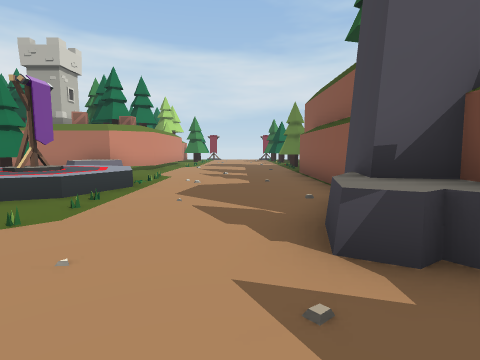
[1] (above)

24 first-person views from a walk through a scene from a Unity 3-D project. The camera is 1.5 m above the floor, tilts 6° down and sees 80° across. The floor is counted in squares, 2 m on a side. Each view is taken from the middle of a square. On the plan, view 1 faces up. The plan holds only what a view shows up to about 10 squares ahead; the rest is blank. The place goes on beyond the plan.

[2]
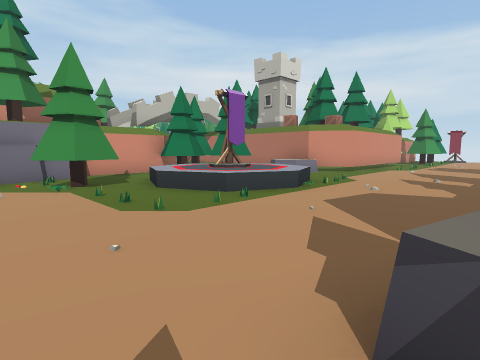

[3]
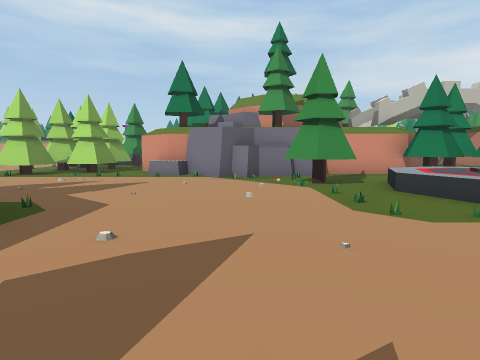

[4]
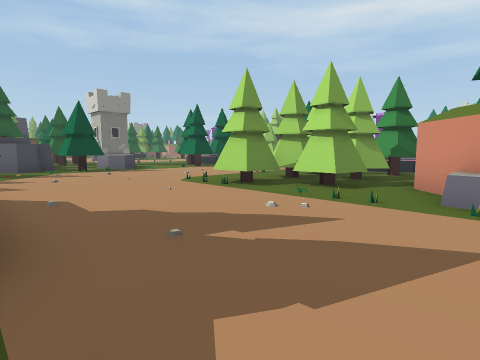

[5]
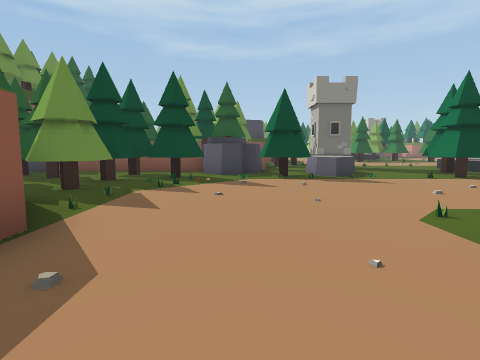

[6]
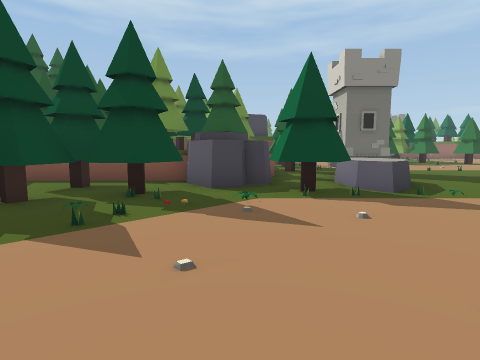

[7]
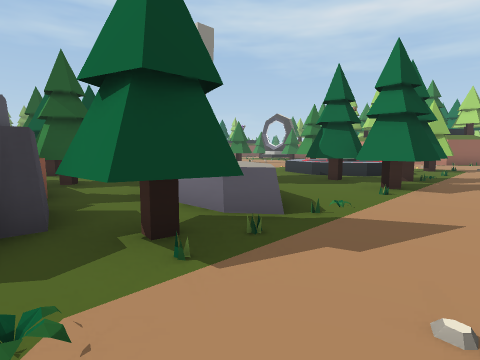

[8]
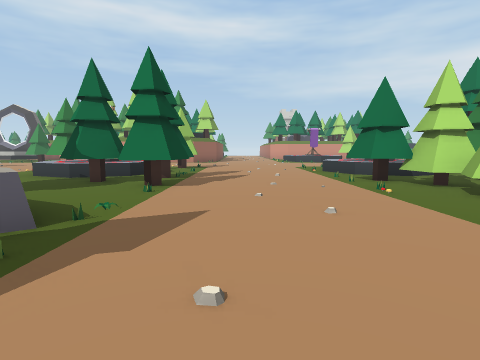

[9]
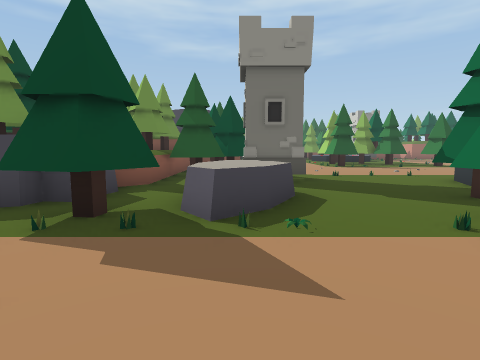

[10]
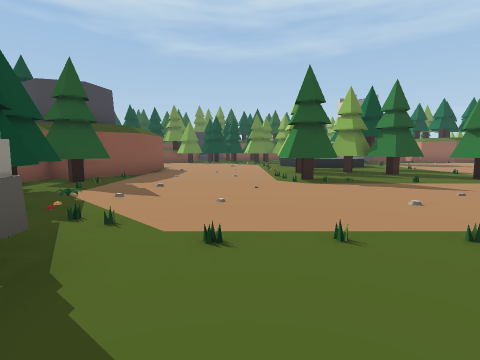

[11]
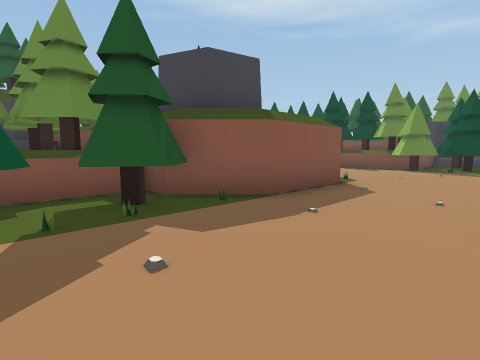

[12]
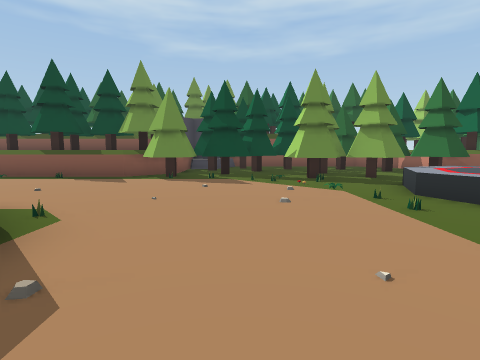

[13]
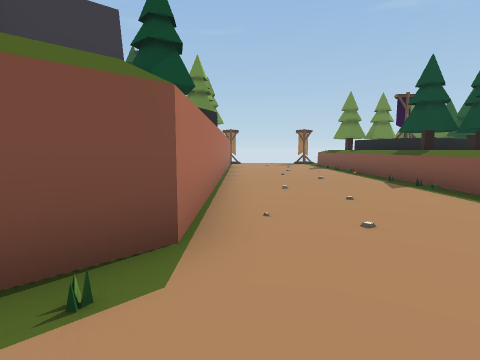

[14]
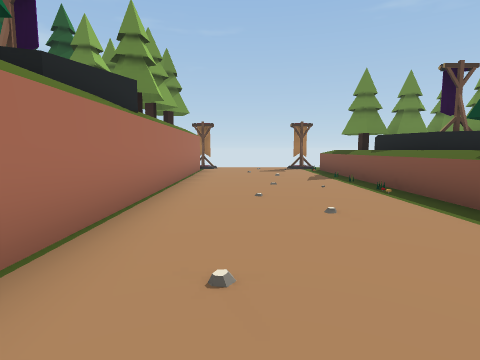

[15]
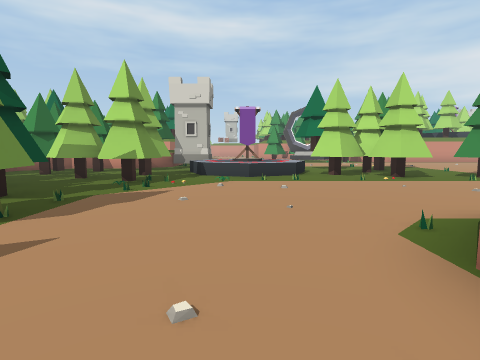

[16]
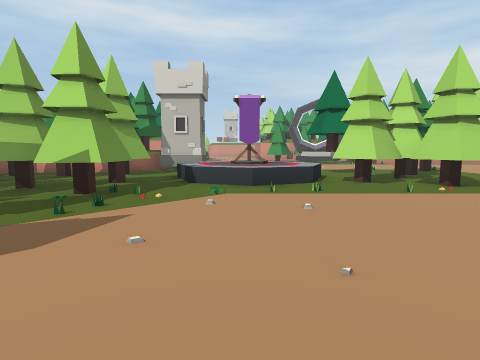

[17]
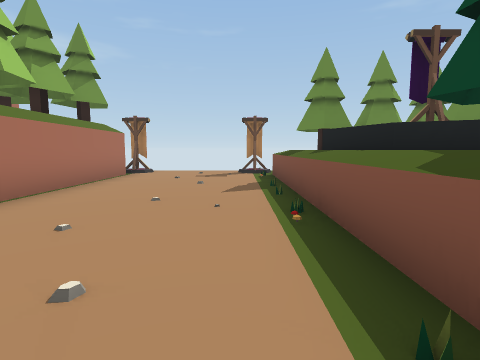

[18]
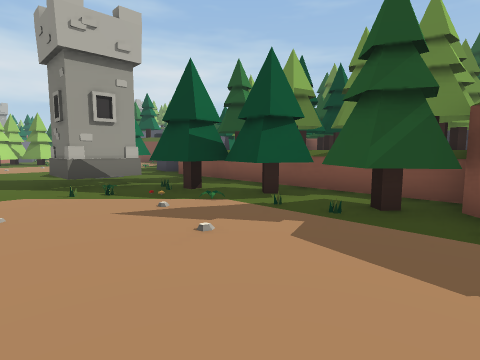

[19]
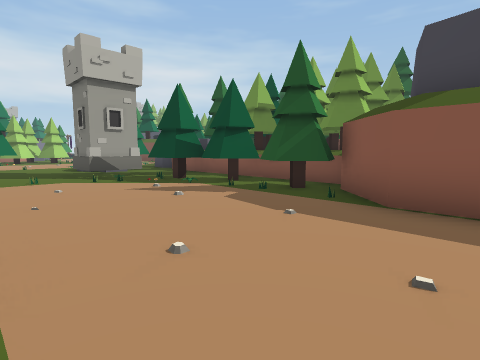

[20]
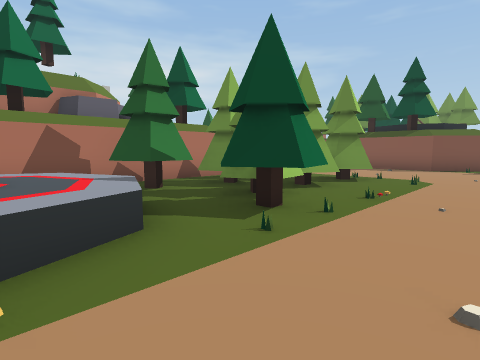

[21]
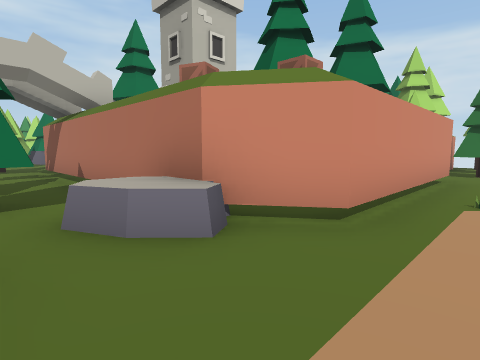

[22]
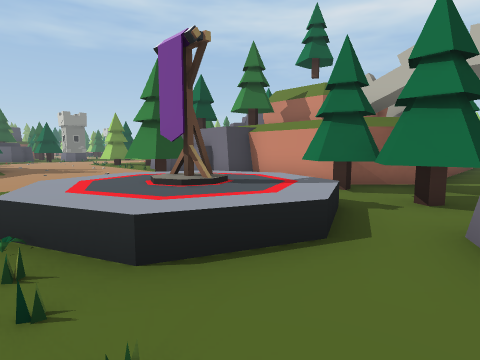

[23]
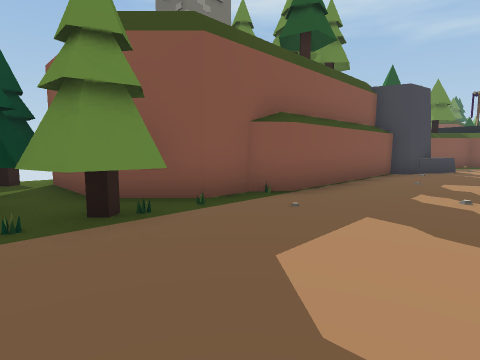

[24]
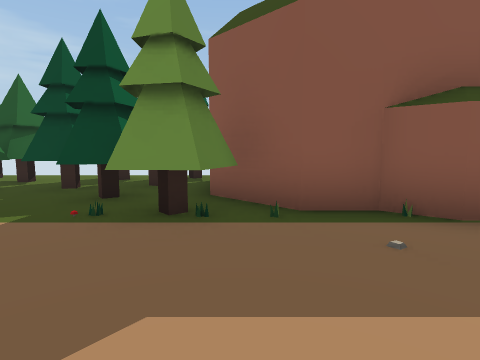

### Floor plan
Key: @ floor where view 1 was taken; # wall or solid block; . floor; = window, fence, low wall or low ledge; ^ raised ledge; R rock; T tree; W tower; O other object.
Columns run from 15 left of view 1 to 7 right of it. Each row starts with its distance up from view 1.
 14            #. ....#TT
 13            #.....TTTTTT
 12            #......####
 11  R         #......#
 10  RR#######R.......#
  9  O..... TTRR.....##
  8 OO     TTT.......#
  7       #TTOOOO....#
  6       ###OOOO....#
  5        #.OOOO....#
  4        # .OO....##
  3        ##T#.....RR
  2         RTT.....RR
  1         R........
  0        #.......@
 -1        R.......
 -2  ######......
 -3  =TT.........
 -4 ^^TTTTTT....
 -5 ^^..TTTT....
 -6 ^^.TTTTT....##
 -7 ^..T.........#
 -8 .............#
 -9 .............TT
-10 .............TTT
-11 ............TTTT
-12 ..TTT..RTT.TTTTTTT
-13  ^TTT..RTTRR TT.T
-14 ^^^T...RRRR#^^^^^#
-15  ^^....R.^RRTTT  R
-16  ^....WWT^TTTT
-17 ......WWTTTTT
-18 .......TTTTTT  T
-19 .......TT^TT   T
-20 .......TTT TT     R
-21 .......TT^TT^TT^  R
-22 ..TT...TTT#T#T^##R
-23 ..T....###   ^  #
-24 T.T....#
-25 TTT....#
-26 TTT....##
-27 ^T......##############O
-28 ^^....................O
-29 ^^^....................
-30 ^^.....................
-31  T.TT.................O
-32 TTTT...T.^^^^^^^^^^^^.O
-33 T TT.T#T^TTT   T^OO TT
-34 TTTTTTTT TTT TTT#  OTT

Where each view was taken, in squares from view 1:
view 1: 0 up, 0 right, facing up
view 2: 1 up, 1 right, facing up-left
view 3: 1 up, 1 right, facing left
view 4: 1 down, 3 left, facing down-left
view 5: 4 down, 5 left, facing down
view 6: 7 down, 5 left, facing down
view 7: 10 down, 5 left, facing down-left
view 8: 10 down, 5 left, facing left
view 9: 9 down, 8 left, facing down
view 10: 15 down, 11 left, facing down
view 11: 20 down, 11 left, facing down-right
view 12: 24 down, 10 left, facing down
view 13: 28 down, 9 left, facing right
view 14: 29 down, 5 left, facing right
view 15: 29 down, 5 left, facing left
view 16: 29 down, 7 left, facing left
view 17: 31 down, 3 left, facing right
view 18: 23 down, 11 left, facing up-right
view 19: 25 down, 12 left, facing up-right
view 20: 9 down, 15 left, facing up-right
view 21: 8 up, 2 left, facing up-left
view 22: 9 up, 2 left, facing down-left
view 23: 14 up, 1 left, facing down-right
view 24: 12 up, 1 left, facing right
